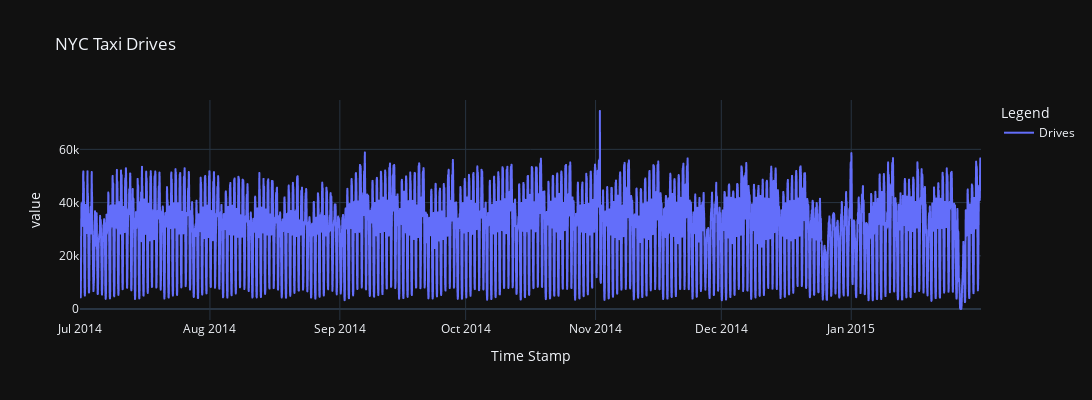

Notebook code for this chart:
### Code cell
# Plot the Data Using PlotLy
hF = px.line(data_frame = dfData, x = dfData.index, y = ['Drives'], title = 'NYC Taxi Drives', template = 'plotly_dark')
hF.update_layout(autosize = False, width = 1200, height = 400, legend_title_text = 'Legend')
hF.show()

### Figure 1 — Plotly figure (JSON) as saved in the notebook; plotly's stock layout.template omitted (floating-point values rounded to 4 significant figures; data arrays with more than 128 entries replaced by an {"elided": "..."} marker saying what was removed)
{"data": [{"hovertemplate": "variable=Drives<br>Time Stamp=%{x}<br>value=%{y}<extra></extra>", "legendgroup": "Drives", "line": {"color": "#636efa", "dash": "solid"}, "marker": {"symbol": "circle"}, "mode": "lines", "name": "Drives", "showlegend": true, "type": "scattergl", "x": {"elided": "5160 str values"}, "xaxis": "x", "y": {"elided": "5160 int values"}, "yaxis": "y"}], "layout": {"autosize": false, "height": 400, "legend": {"title": {"text": "Legend"}, "tracegroupgap": 0}, "title": {"text": "NYC Taxi Drives"}, "width": 1200, "xaxis": {"anchor": "y", "domain": [0, 1], "title": {"text": "Time Stamp"}}, "yaxis": {"anchor": "x", "domain": [0, 1], "title": {"text": "value"}}}}
